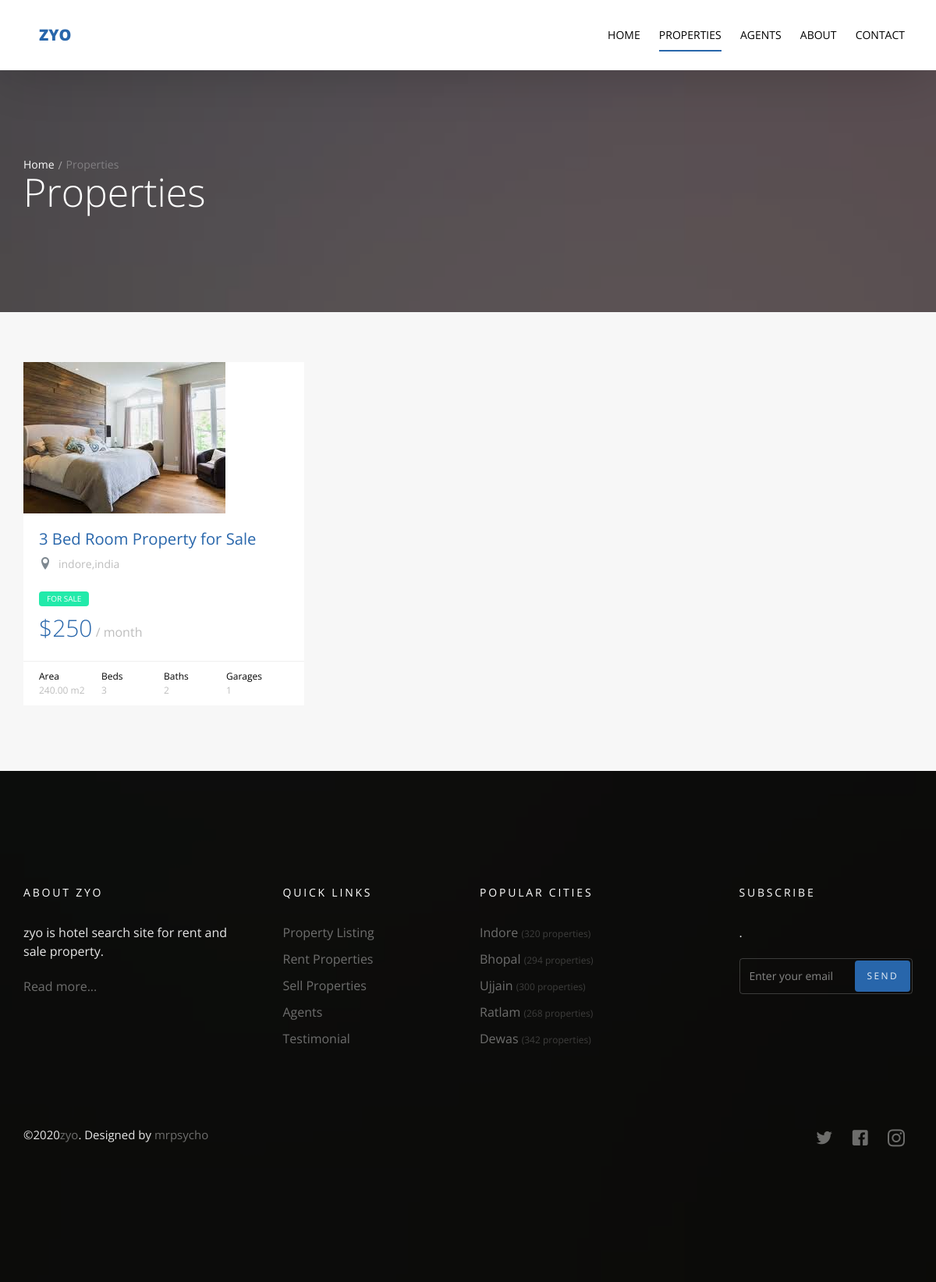
Screenshot of /property/ with the database file from the repository.
### property/models.py (models this page shows)
class Property(models.Model):
    name = models.CharField(max_length=50)
    property_type = models.CharField(choices=property_type , max_length=10)
    price = models.PositiveIntegerField()
    category = models.ForeignKey('Category' ,null=True ,on_delete=models.SET_NULL)
    area = models.DecimalField(decimal_places=2 ,max_digits=8 )
    beds_number = models.PositiveIntegerField()
    baths_number = models.PositiveIntegerField()
    garages_number = models.PositiveIntegerField()
    image = models.ImageField(upload_to='property/' , null=True)
    location = models.CharField(max_length=50 , null=True)
    def __str__(self):
        return self.name
    class Meta:
        verbose_name = 'Property'
        verbose_name_plural = 'Properties'

### property/views.py (the view, shortened to what this page needs)
# urls.py: path('',views.property_list , name='property_list'),
def property_list(request):
    property_list = Property.objects.all()
    template = 'property/list.html'
    address_query = request.GET.get('q')
    property_type = request.GET.getlist('property_type' , None)
    print(property_list)
    context = {
        'property_list' : property_list
    }
    return render(request , template , context)

### property/templates/property/list.html (shortened to what this page needs)
{% extends 'base.html' %}
{% block body %}
  <section class="probootstrap-slider flexslider2 page-inner">
    <div class="overlay"></div>
    <div class="probootstrap-wrap-banner">
      <div class="container">
        <div class="row">
          <div class="col-md-8">
            <div class="page-title probootstrap-animate">
              <div class="probootstrap-breadcrumbs">
                <a href="#">Home</a><span>Properties</span>
              </div>
              <h1>Properties</h1>
            </div>
          </div>
        </div>
      </div>
    </div>
    <ul class="slides">
      <li style="background-image: url(img/slider_1.jpg);"></li>
    </ul>
  </section>
  <section class="probootstrap-section probootstrap-section-lighter">
    <div class="container">
      <div class="row">
        {% if property_list %}
          {% for property in property_list %}
            <div class="col-md-4 col-sm-6">
              <div class="probootstrap-card probootstrap-listing">
                <div class="probootstrap-card-media">
                  <img src="{{property.image.url}}" class="img-responsive" alt="Free HTML5 Template by uicookies.com">
                </div>
                <div class="probootstrap-card-text">
                  <h2 class="probootstrap-card-heading"><a href="{% url 'property:property_detail' property.id %}">{{property}}</a></h2>
                  <div class="probootstrap-listing-location">
                    <i class="icon-location2"></i> <span>indore,india</span>
                  </div>
                  <div class="probootstrap-listing-category for-sale"><span>for {{property.property_type}}</span></div>
                  <div class="probootstrap-listing-price"><strong>${{property.price}}</strong> / month</div>
                </div>
                <div class="probootstrap-card-extra">
                  <ul>
                    <li>
                      Area
                      <span>{{property.area}} m2</span>
                    </li>
                    <li>
                      Beds
                      <span>{{property.beds_number}}</span>
                    </li>
                    <li>
                      Baths
                      <span>{{property.baths_number}}</span>
                    </li>
                    <li>
                      Garages
                      <span>{{property.garages_number}}</span>
                    </li>
                  </ul>
                </div>
              </div>
            </div>
          {% endfor %}
        {% else %}
          <div class="col-md-10 col-sm-10">
            <h2>No Properties With This Name Or Type </h2>
          </div>
        {% endif %}
      </div>
    </div>
  </section>
  {% endblock body %}

### templates/base.html (shortened to what this page needs)
{% load static %}
<!DOCTYPE html>
<html lang="en">
  <head>
    <link rel="stylesheet" href="{% static 'css/styles-merged.css' %}">
    <link rel="stylesheet" href="{% static 'css/style.min.css' %}">
    <link rel="stylesheet" href="{% static 'css/custom.css' %}">
  </head>
  <body>
  <header role="banner" class="probootstrap-header">
    <div class="container">
        <a href="index.html" class="probootstrap-logo">zyo</a>
        <nav role="navigation" class="probootstrap-nav hidden-xs">
          <ul class="probootstrap-main-nav">
            <li {% if category_list_home %} class="active"{% endif %}><a href="/">Home</a></li>
            <li {% if property_list %} class="active"{% endif %}><a href="{% url 'property:property_list' %}">Properties</a></li>
            <li {% if agent_list %} class="active"{% endif %}><a href="{% url 'agents:agent_list' %}">Agents</a></li>
            <li {% if about %} class="active"{% endif %}><a href="{% url 'about:aboutus' %}">About</a></li>
            <li {% if contactdetails %} class="active"{% endif %}><a href="{% url 'contact:send_mail' %}">Contact</a></li>
          </ul>
        </nav>
    </div>
  </header>
  {% block body %}
  {% endblock body %}
  <footer class="probootstrap-footer probootstrap-bg" style="background-image: url(img/slider_3.jpg)">
    <div class="container">
      <div class="row mb60">
        <div class="col-md-3">
          <div class="probootstrap-footer-widget">
            <h4 class="heading">About zyo</h4>
            <p>zyo is hotel search site for rent and sale property. </p>
            <p><a href="#">Read more...</a></p>
          </div>
        </div>
        <div class="col-md-3">
          <div class="probootstrap-footer-widget probootstrap-link-wrap">
            <h4 class="heading">Quick Links</h4>
            <ul class="stack-link">
              <li><a href="#">Property Listing</a></li>
              <li><a href="#">Rent Properties</a></li>
              <li><a href="#">Sell Properties</a></li>
              <li><a href="#">Agents</a></li>
              <li><a href="#">Testimonial</a></li>
            </ul>
          </div>
        </div>
        <div class="col-md-3">
          <div class="probootstrap-footer-widget">
            <h4 class="heading">Popular Cities</h4>
            <ul class="stack-link">
              <li><a href="#">Indore <small>(320 properties)</small></a></li>
              <li><a href="#">Bhopal <small>(294 properties)</small></a></li>
              <li><a href="#">Ujjain <small>(300 properties)</small></a></li>
              <li><a href="#">Ratlam <small>(268 properties)</small></a></li>
              <li><a href="#">Dewas <small>(342 properties)</small></a></li>
            </ul>
          </div>
        </div>
        <div class="col-md-3">
          <div class="probootstrap-footer-widget probootstrap-link-wrap">
            <h4 class="heading">Subscribe</h4>
            <p>.</p>
            <form action="#">
              <div class="form-field">
                <input type="text" class="form-control" placeholder="Enter your email">
                <button class="btn btn-subscribe">Send</button>
              </div>
            </form>
          </div>
        </div>
      </div>
      <div class="row copyright">
        <div class="col-md-6">
          <div class="probootstrap-footer-widget">
            <p>&copy;2020<a href="https://uicookies.com/">zyo</a>. Designed by <a href="">mrpsycho</a></p>
          </div>
        </div>
        <div class="col-md-6">
          <div class="probootstrap-footer-widget right">
            <ul class="probootstrap-footer-social">
              <li><a href="#"><i class="icon-twitter"></i></a></li>
              <li><a href="#"><i class="icon-facebook"></i></a></li>
              <li><a href="#"><i class="icon-instagram2"></i></a></li>
            </ul>
          </div>
        </div>
      </div>
    </div>
  </footer>
  </body>
</html>

### rows the page displays
Property: image (picture), name "3 Bed Room Property for Sale", property_type "SALE", price "250", area "240.00", beds_number "3", baths_number "2", garages_number "1"
